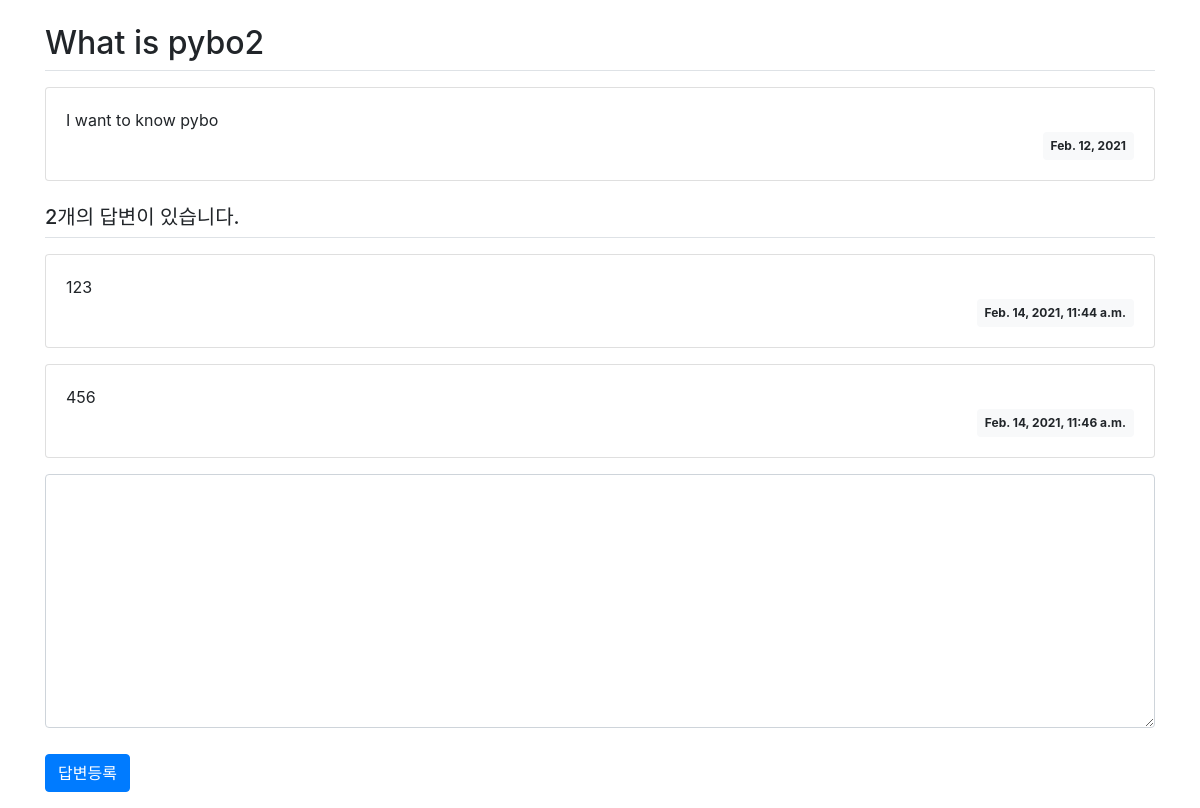
The page /pybo/1/ on the database as committed earlier.
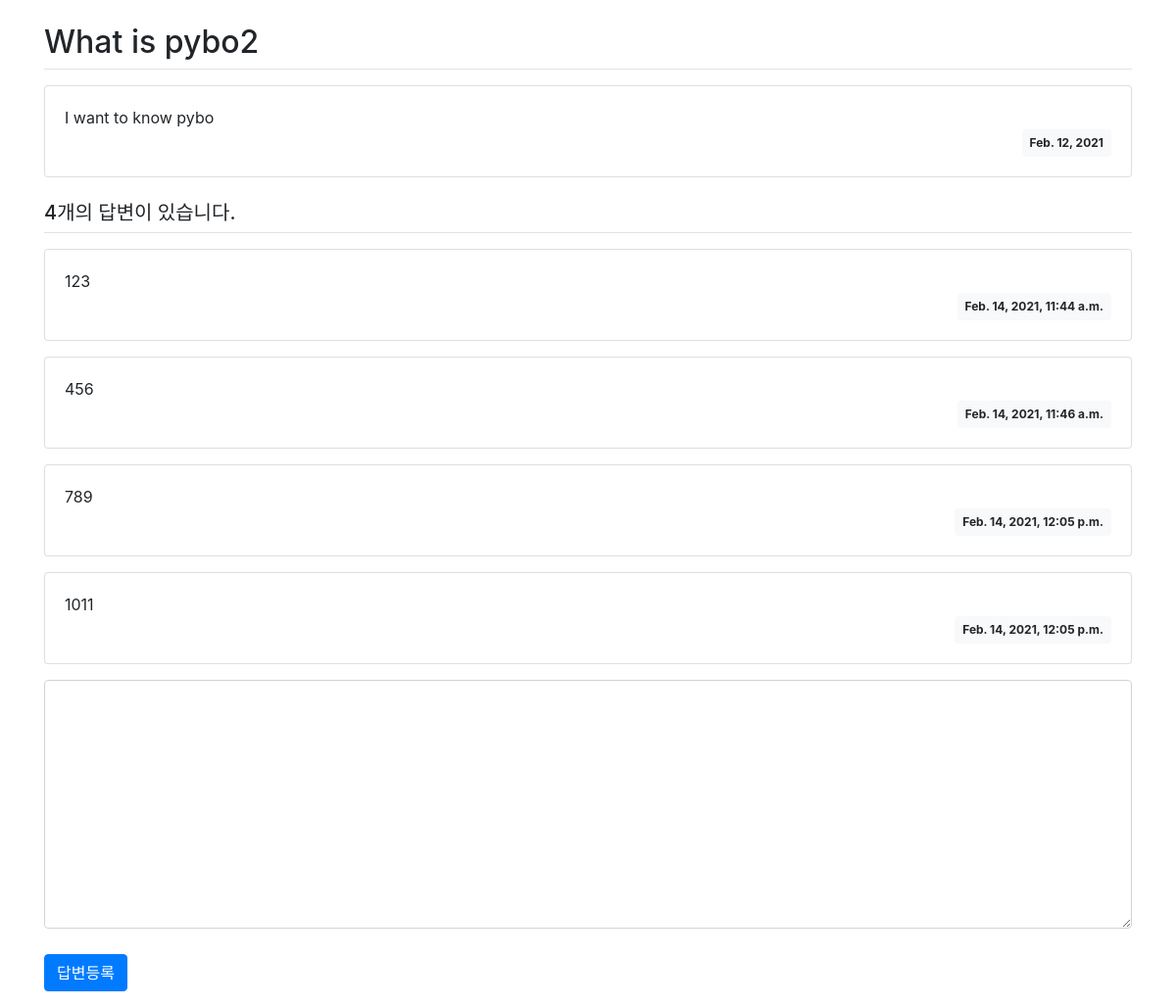
The same page on the database as committed later.
### pybo/models.py (models this page shows, shortened)
class Question(models.Model):
  subject = models.CharField(max_length=200)
  content = models.TextField()
  create_date = models.DateField()

class Answer(models.Model):
  question = models.ForeignKey(Question, on_delete=models.CASCADE)
  content = models.TextField()
  create_date = models.DateTimeField()

### pybo/views.py (the view)
# urls.py: path('<int:question_id>/', views.detail, name='detail'),
def detail(request, question_id):
  question = get_object_or_404(Question, pk=question_id)
  context = {'question': question}
  return render(request, 'pybo/question_detail.html', context)

### templates/pybo/question_detail.html (shortened to what this page needs)
{% extends 'base.html' %}
{% block content %}
<div class="container my-3">
    <h2 class="border-bottom py-2">{{ question.subject }}</h2>
    <div class="card my-3">
        <div class="card-body">
            <div class="card-text" style="white-space: pre-line;">{{ question.content }}</div>
            <div class="d-flex justify-content-end">
                <div class="badge badge-light p-2">
                    {{ question.create_date }}
                </div>
            </div>
        </div>
    </div>
    <h5 class="border-bottom my-3 py-2">{{question.answer_set.count}}개의 답변이 있습니다.</h5>
    {% for answer in question.answer_set.all %}
    <div class="card my-3">
        <div class="card-body">
            <div class="card-text" style="white-space: pre-line;">{{ answer.content }}</div>
            <div class="d-flex justify-content-end">
                <div class="badge badge-light p-2">
                    {{ answer.create_date }}
                </div>
            </div>
        </div>
    </div>
    {% endfor %}
    <form action="{% url 'pybo:answer_create' question.id %}" method="post" class="my-3">
        <div class="form-group">
            <textarea name="content" id="content" class="form-control" rows="10"></textarea>
        </div>
        <input type="submit" value="답변등록" class="btn btn-primary">
    </form>
</div>
{% endblock %}

Rows that differ between the two databases and show on the page:
computed for Question "What is pybo2": answer_set.count "2" → "4"
added Answer: content "789", create_date "Feb. 14, 2021, 12:05 p.m."
added Answer: content "1011", create_date "Feb. 14, 2021, 12:05 p.m."
